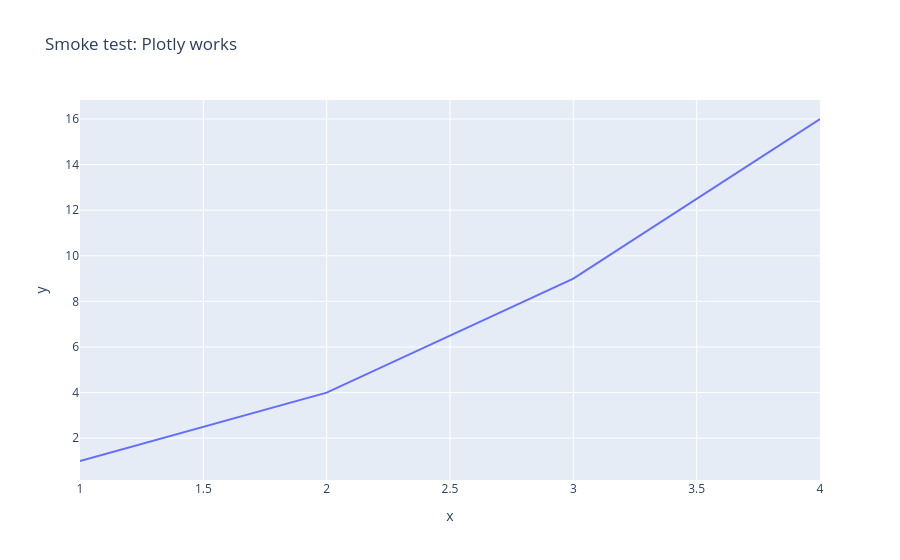

Source (notebook cell):
### Code cell
import pandas as pd
import plotly.express as px

df = pd.DataFrame({"x": [1, 2, 3, 4], "y": [1, 4, 9, 16]})
fig = px.line(df, x="x", y="y", title="Smoke test: Plotly works")
fig.show()

### Figure 1 — Plotly figure (JSON) as saved in the notebook; plotly's stock layout.template omitted (floating-point values rounded to 4 significant figures)
{"data": [{"hovertemplate": "x=%{x}<br>y=%{y}<extra></extra>", "legendgroup": "", "line": {"color": "#636efa", "dash": "solid"}, "marker": {"symbol": "circle"}, "mode": "lines", "name": "", "orientation": "v", "showlegend": false, "type": "scatter", "x": [1, 2, 3, 4], "xaxis": "x", "y": [1, 4, 9, 16], "yaxis": "y"}], "layout": {"legend": {"tracegroupgap": 0}, "title": {"text": "Smoke test: Plotly works"}, "xaxis": {"anchor": "y", "domain": [0, 1], "title": {"text": "x"}}, "yaxis": {"anchor": "x", "domain": [0, 1], "title": {"text": "y"}}}}
